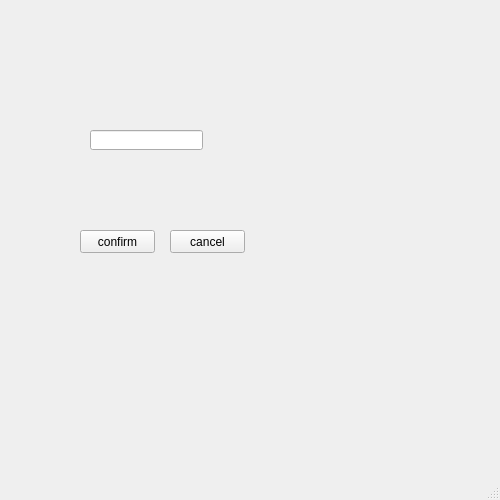
<?xml version="1.0" encoding="UTF-8"?>
<ui version="4.0">
 <class>MainWindow</class>
 <widget class="QMainWindow" name="MainWindow">
  <property name="geometry">
   <rect>
    <x>0</x>
    <y>0</y>
    <width>500</width>
    <height>500</height>
   </rect>
  </property>
  <property name="minimumSize">
   <size>
    <width>500</width>
    <height>500</height>
   </size>
  </property>
  <property name="maximumSize">
   <size>
    <width>500</width>
    <height>500</height>
   </size>
  </property>
  <property name="windowTitle">
   <string>MainWindow</string>
  </property>
  <widget class="QWidget" name="centralwidget">
   <widget class="QLineEdit" name="line">
    <property name="geometry">
     <rect>
      <x>90</x>
      <y>130</y>
      <width>113</width>
      <height>20</height>
     </rect>
    </property>
   </widget>
   <widget class="QPushButton" name="pushButton">
    <property name="geometry">
     <rect>
      <x>80</x>
      <y>230</y>
      <width>75</width>
      <height>23</height>
     </rect>
    </property>
    <property name="text">
     <string>confirm</string>
    </property>
   </widget>
   <widget class="QPushButton" name="cancel">
    <property name="geometry">
     <rect>
      <x>170</x>
      <y>230</y>
      <width>75</width>
      <height>23</height>
     </rect>
    </property>
    <property name="text">
     <string>cancel</string>
    </property>
   </widget>
  </widget>
  <widget class="QMenuBar" name="menubar">
   <property name="geometry">
    <rect>
     <x>0</x>
     <y>0</y>
     <width>500</width>
     <height>23</height>
    </rect>
   </property>
  </widget>
  <widget class="QStatusBar" name="statusBar">
   <property name="minimumSize">
    <size>
     <width>0</width>
     <height>0</height>
    </size>
   </property>
   <property name="maximumSize">
    <size>
     <width>1666666</width>
     <height>1666666</height>
    </size>
   </property>
  </widget>
 </widget>
 <resources/>
 <connections/>
</ui>
